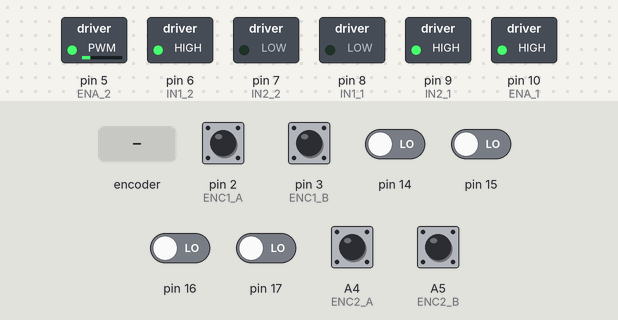
A sketch run on a simulated Arduino Uno, built with avr-gcc and run on an emulated ATmega328P. Shown: switched loads named in the sketch (green lamp = pin HIGH). The inputs (shaded band) are chosen by the test bench; at power-on: A4 (ENC2_A), A5 (ENC2_B), pin 2 (ENC1_A), pin 3 (ENC1_B) HIGH, pin 14–17 LOW. What the sketch prints to the serial monitor is not drawn.

Above: at 1.2 s.
1.3 s: rotary encoder on pin 2 (ENC1_A) / pin 3 (ENC1_B) turned 3 steps (first pin leading)
At 3.17 s:
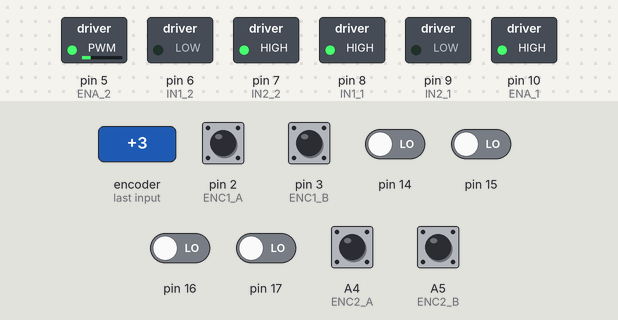
At 4.08 s:
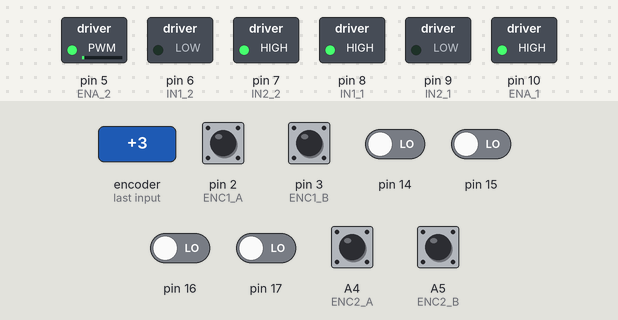
4.5 s: rotary encoder on pin 2 (ENC1_A) / pin 3 (ENC1_B) turned 2 steps (second pin leading)
At 4.69 s:
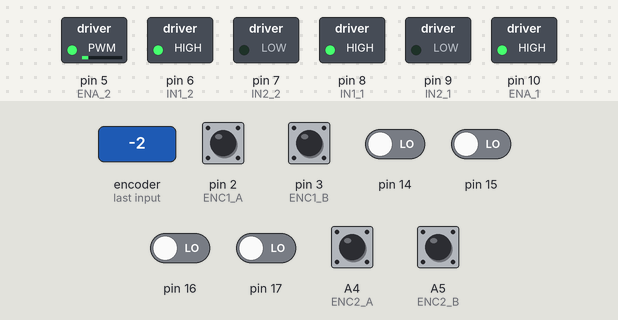
7.9 s: A5 (ENC2_B) pulled LOW for 1 s
11.9 s: rotary encoder on pin 2 (ENC1_A) / pin 3 (ENC1_B) turned 2 steps (second pin leading)
15.3 s: rotary encoder on pin 2 (ENC1_A) / pin 3 (ENC1_B) turned 2 steps (second pin leading)
18.7 s: rotary encoder on pin 2 (ENC1_A) / pin 3 (ENC1_B) turned 3 steps (first pin leading)
At 23.12 s:
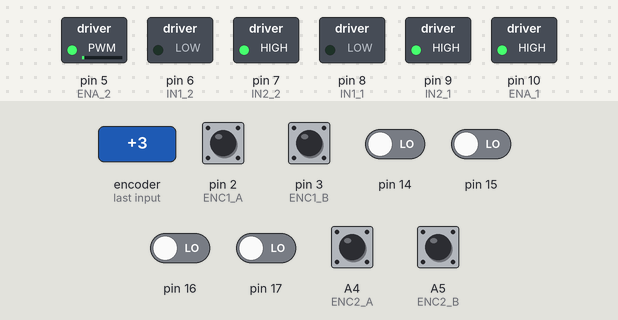
Timing chart, 0 to 28.7 s (numbered marks = the images above; inputs shaded):
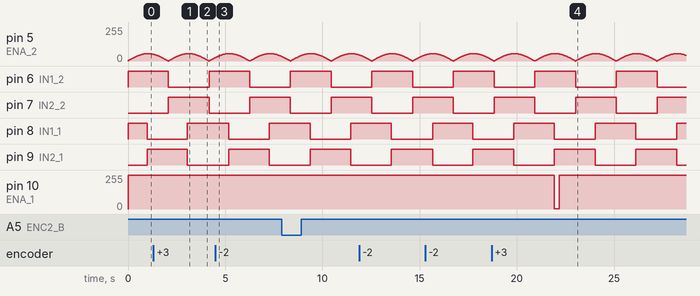

The sketch:

joint_space.ino
```cpp
/* =========================================================
   2-DOF ROBOT ARM – JOINT-SPACE CIRCLE TRAJECTORY
   q1d = q1c + R cos(wt)
   q2d = q2c + R sin(wt)

   - Decoupled computed torque
   - Conditional voltage dead-zone compensation
   - Parameters from init_params.m
   ========================================================= */

#include <Arduino.h>

/* ===================== PINS ===================== */
// Motor 1
const int ENC1_A = 2;
const int ENC1_B = 3;
const int IN1_1  = 8;
const int IN2_1  = 9;
const int ENA_1  = 10;

// Motor 2
const int ENC2_A = A4;   // A4
const int ENC2_B = A5;   // A5
const int IN1_2  = 6;
const int IN2_2  = 7;
const int ENA_2  = 5;

/* ===================== ENCODERS ===================== */
volatile long enc1 = 0;
volatile long enc2 = 0;

void isrEnc1A() { enc1 += (digitalRead(ENC1_A) == digitalRead(ENC1_B)) ? 1 : -1; }
void isrEnc1B() { enc1 += (digitalRead(ENC1_A) != digitalRead(ENC1_B)) ? 1 : -1; }

ISR(PCINT1_vect) {
  static uint8_t last = PINC;
  uint8_t curr = PINC;
  uint8_t diff = curr ^ last;

  if (diff & _BV(4)) enc2 += (bitRead(curr, 4) == bitRead(curr, 5)) ? 1 : -1;
  if (diff & _BV(5)) enc2 += (bitRead(curr, 4) != bitRead(curr, 5)) ? 1 : -1;

  last = curr;
}

/* ===================== PARAMETERS (FROM init_params.m) ===================== */
// COM distances
const float a1 = 0.05162;
const float a2 = 0.00504;

// Total masses
const float m1 = 1.020 + 0.09045;
const float m2 = 1.109;

// Total inertias
const float I1 = 8.0234e-05 + 7.0248e-06 + 7.0248e-06;
const float I2 = 1.4850e-05 + 7.0248e-06;

// Effective inertias
const float M1 = I1 + m1 * a1 * a1;
const float M2 = I2 + m2 * a2 * a2;

// Motor constants
const float b1 = 0.8;
const float b2 = 0.4;
const float d1 = 0.01;
const float d2 = 0.01;

// Gains
const float Kp1 = 8000;
const float Kd1 = 500;
const float Kp2 = 20000;
const float Kd2 = 500;

/* ===================== ENCODER SCALE ===================== */
const float radPerCount = TWO_PI / (44.0 * 44.727);

/* ===================== TRAJECTORY ===================== */
float q1c = 0.0;
float q2c = 0.0;
float R = 60.0 * DEG_TO_RAD;
float w = 1.5;
float t = 0.0;

/* ===================== STATE ===================== */
float q1, dq1, q2, dq2;
float q1_last = 0, q2_last = 0;

/* ===================== DEAD-ZONE ===================== */
const float V_DEAD = 1;
const float DQ_EPS = 0.05;

/* ===================== TIMING ===================== */
unsigned long lastMicros;

/* ===================== MOTOR DRIVE ===================== */
void driveMotor(int in1, int in2, int ena, float V) {
  V = constrain(V, -12.0, 12.0);
  int pwm = abs(V) * 255.0 / 12.0;

  if (V > 0) {
    digitalWrite(in1, HIGH);
    digitalWrite(in2, LOW);
  } else if (V < 0) {
    digitalWrite(in1, LOW);
    digitalWrite(in2, HIGH);
  } else {
    pwm = 0;
  }

  analogWrite(ena, pwm);
}

/* ===================== DEAD-ZONE HANDLER ===================== */
float applyDeadZone(float V, float dq, float dq_d) {
  if (fabs(dq) < DQ_EPS && fabs(dq_d) < DQ_EPS && fabs(V) > 0 && fabs(V) < V_DEAD) {
    return copysign(V_DEAD, V);
  }
  return V;
}

/* ===================== SETUP ===================== */
void setup() {
  Serial.begin(115200);

  pinMode(IN1_1, OUTPUT); pinMode(IN2_1, OUTPUT); pinMode(ENA_1, OUTPUT);
  pinMode(IN1_2, OUTPUT); pinMode(IN2_2, OUTPUT); pinMode(ENA_2, OUTPUT);

  pinMode(ENC1_A, INPUT_PULLUP); pinMode(ENC1_B, INPUT_PULLUP);
  pinMode(ENC2_A, INPUT_PULLUP); pinMode(ENC2_B, INPUT_PULLUP);

  attachInterrupt(digitalPinToInterrupt(ENC1_A), isrEnc1A, CHANGE);
  attachInterrupt(digitalPinToInterrupt(ENC1_B), isrEnc1B, CHANGE);

  PCICR |= _BV(PCIE1);
  PCMSK1 |= _BV(PCINT12) | _BV(PCINT13);

  lastMicros = micros();
  Serial.println("2-DOF Joint-Space Circle Controller READY");
}

/* ===================== LOOP ===================== */
void loop() {

  unsigned long now = micros();
  float dt = (now - lastMicros) * 1e-6;
  if (dt < 0.002) return;
  lastMicros = now;
  t += dt;

  noInterrupts();
  long c1 = enc1;
  long c2 = enc2;
  interrupts();

  q1 = c1 * radPerCount;
  q2 = c2 * radPerCount;

  dq1 = (q1 - q1_last) / dt;
  dq2 = (q2 - q2_last) / dt;
  q1_last = q1;
  q2_last = q2;

  // Joint-space circle
  float q1d = q1c + R * cos(w * t);
  float q2d = q2c + R * sin(w * t);

  float dq1d = -R * w * sin(w * t);
  float dq2d =  R * w * cos(w * t);

  float ddq1d = -R * w * w * cos(w * t);
  float ddq2d = -R * w * w * sin(w * t);

  float v1 = ddq1d + Kp1 * (q1d - q1) + Kd1 * (dq1d - dq1);
  float v2 = ddq2d + Kp2 * (q2d - q2) + Kd2 * (dq2d - dq2);

  float V1 = (M1 * v1 + d1 * dq1) / b1;
  float V2 = (M2 * v2 + d2 * dq2) / b2;

  V1 = applyDeadZone(V1, dq1, dq1d);
  V2 = applyDeadZone(V2, dq2, dq2d);

  driveMotor(IN1_1, IN2_1, ENA_1, V1);
  driveMotor(IN1_2, IN2_2, ENA_2, V2);

  Serial.print("q1: "); Serial.print(q1 * RAD_TO_DEG, 1);
  Serial.print(" q2: "); Serial.print(q2 * RAD_TO_DEG, 1);
  Serial.print(" | V1: "); Serial.print(V1, 2);
  Serial.print(" V2: "); Serial.println(V2, 2);
    Serial.print(" q2d: "); Serial.println(q2d, 2);

}
```

Measured:
- after the input at 1.3 s, pin 10 (ENA_1): stays 255/255 (without the input it goes to 2/255 after 1.8 s)
- after the input at 18.7 s, pin 10 (ENA_1): 255/255 → 2/255 after 3.2 s, → 255/255 0.26 s later
- by itself, pin 6 (IN1_2), pin 7 (IN2_2), pin 8 (IN1_1), pin 9 (IN2_1): alternates HIGH for 2.1 s and LOW for 2.1 s
